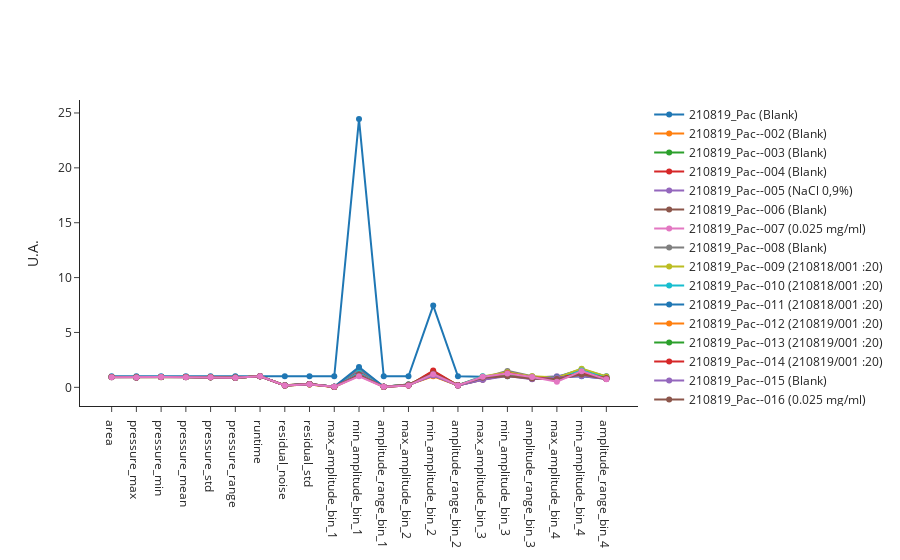

Notebook code cell kept with this figure:
### Code cell
fig_test = eng.analyses.plot_features(indices = test_indices)
fig_test.update_layout(showlegend=False)
# for trace in fig_text.data:
#     trace.line.color = "black"
fig_test.write_image("dev/figures/fig_test_features.png", width=1100, height= 350, scale = 3)
fig_test.update_layout(showlegend=True)
fig_test.show()

### Figure 1 — Plotly figure (JSON) as saved in the notebook; plotly's stock layout.template omitted (floating-point values rounded to 4 significant figures)
{"data": [{"hovertemplate": "<b>index: </b>116<br><b>name: </b>210819_Pac<br><b>path: </b>C:/Users/Sandeep/Desktop/ExtractedSignals\\210819_Pac 2021-08-19 15-50-49\\210819_Pac.D<br><b>batch: </b>210819_Pac 2021-08-19 15-50-49<br><b>batch_position: </b>1<br><b>idle_time: </b>163.0<br><b>sample: </b>Blank<br><b>method: </b>SAA_411_Pac.M<br><b>timestamp: </b>2021-08-19 15:50:54<br><b>detector: </b>G1315C<br><b>pump: </b>G7116B<br><b>start_time: </b>2021-08-19 15:53:24<br><b>end_time: </b>2021-08-19 15:57:24<br><b>runtime: </b>239.7000000000036<br><b>x: </b>%{x}<br><b>y: </b>%{y}<extra></extra>", "mode": "markers+lines", "name": "210819_Pac (Blank)", "text": "<b>index: </b>116<br><b>name: </b>210819_Pac<br><b>path: </b>C:/Users/Sandeep/Desktop/ExtractedSignals\\210819_Pac 2021-08-19 15-50-49\\210819_Pac.D<br><b>batch: </b>210819_Pac 2021-08-19 15-50-49<br><b>batch_position: </b>1<br><b>idle_time: </b>163.0<br><b>sample: </b>Blank<br><b>method: </b>SAA_411_Pac.M<br><b>timestamp: </b>2021-08-19 15:50:54<br><b>detector: </b>G1315C<br><b>pump: </b>G7116B<br><b>start_time: </b>2021-08-19 15:53:24<br><b>end_time: </b>2021-08-19 15:57:24<br><b>runtime: </b>239.7000000000036", "type": "scatter", "x": ["area", "pressure_max", "pressure_min", "pressure_mean", "pressure_std", "pressure_range", "runtime", "residual_noise", "residual_std", "max_amplitude_bin_1", "min_amplitude_bin_1", "amplitude_range_bin_1", "max_amplitude_bin_2", "min_amplitude_bin_2", "amplitude_range_bin_2", "max_amplitude_bin_3", "min_amplitude_bin_3", "amplitude_range_bin_3", "max_amplitude_bin_4", "min_amplitude_bin_4", "amplitude_range_bin_4"], "y": [1, 1, 1, 1, 1, 1, 1, 1, 1, 1, 24.45, 1, 1, 7.446, 1, 0.9564, 1.289, 0.9522, 0.9397, 1.651, 1]}, {"hovertemplate": "<b>index: </b>117<br><b>name: </b>210819_Pac--002<br><b>path: </b>C:/Users/Sandeep/Desktop/ExtractedSignals\\210819_Pac 2021-08-19 15-50-49\\210819_Pac--002.D<br><b>batch: </b>210819_Pac 2021-08-19 15-50-49<br><b>batch_position: </b>2<br><b>idle_time: </b>39.0<br><b>sample: </b>Blank<br><b>method: </b>SAA_411_Pac.M<br><b>timestamp: </b>2021-08-19 15:57:29<br><b>detector: </b>G1315C<br><b>pump: </b>G7110B<br><b>start_time: </b>2021-08-19 15:58:03<br><b>end_time: </b>2021-08-19 16:02:04<br><b>runtime: </b>239.7000000000036<br><b>x: </b>%{x}<br><b>y: </b>%{y}<extra></extra>", "mode": "markers+lines", "name": "210819_Pac--002 (Blank)", "text": "<b>index: </b>117<br><b>name: </b>210819_Pac--002<br><b>path: </b>C:/Users/Sandeep/Desktop/ExtractedSignals\\210819_Pac 2021-08-19 15-50-49\\210819_Pac--002.D<br><b>batch: </b>210819_Pac 2021-08-19 15-50-49<br><b>batch_position: </b>2<br><b>idle_time: </b>39.0<br><b>sample: </b>Blank<br><b>method: </b>SAA_411_Pac.M<br><b>timestamp: </b>2021-08-19 15:57:29<br><b>detector: </b>G1315C<br><b>pump: </b>G7110B<br><b>start_time: </b>2021-08-19 15:58:03<br><b>end_time: </b>2021-08-19 16:02:04<br><b>runtime: </b>239.7000000000036", "type": "scatter", "x": ["area", "pressure_max", "pressure_min", "pressure_mean", "pressure_std", "pressure_range", "runtime", "residual_noise", "residual_std", "max_amplitude_bin_1", "min_amplitude_bin_1", "amplitude_range_bin_1", "max_amplitude_bin_2", "min_amplitude_bin_2", "amplitude_range_bin_2", "max_amplitude_bin_3", "min_amplitude_bin_3", "amplitude_range_bin_3", "max_amplitude_bin_4", "min_amplitude_bin_4", "amplitude_range_bin_4"], "y": [0.9421, 0.918, 0.9395, 0.942, 0.9479, 0.8977, 1, 0.1798, 0.299, 0.0423, 1.175, 0.04541, 0.2339, 1.253, 0.1933, 0.8814, 1.345, 0.9408, 0.8596, 1.267, 0.8347]}, {"hovertemplate": "<b>index: </b>118<br><b>name: </b>210819_Pac--003<br><b>path: </b>C:/Users/Sandeep/Desktop/ExtractedSignals\\210819_Pac 2021-08-19 15-50-49\\210819_Pac--003.D<br><b>batch: </b>210819_Pac 2021-08-19 15-50-49<br><b>batch_position: </b>3<br><b>idle_time: </b>39.0<br><b>sample: </b>Blank<br><b>method: </b>SAA_411_Pac.M<br><b>timestamp: </b>2021-08-19 16:02:09<br><b>detector: </b>G1315C<br><b>pump: </b>G7110B<br><b>start_time: </b>2021-08-19 16:02:43<br><b>end_time: </b>2021-08-19 16:06:43<br><b>runtime: </b>239.7000000000036<br><b>x: </b>%{x}<br><b>y: </b>%{y}<extra></extra>", "mode": "markers+lines", "name": "210819_Pac--003 (Blank)", "text": "<b>index: </b>118<br><b>name: </b>210819_Pac--003<br><b>path: </b>C:/Users/Sandeep/Desktop/ExtractedSignals\\210819_Pac 2021-08-19 15-50-49\\210819_Pac--003.D<br><b>batch: </b>210819_Pac 2021-08-19 15-50-49<br><b>batch_position: </b>3<br><b>idle_time: </b>39.0<br><b>sample: </b>Blank<br><b>method: </b>SAA_411_Pac.M<br><b>timestamp: </b>2021-08-19 16:02:09<br><b>detector: </b>G1315C<br><b>pump: </b>G7110B<br><b>start_time: </b>2021-08-19 16:02:43<br><b>end_time: </b>2021-08-19 16:06:43<br><b>runtime: </b>239.7000000000036", "type": "scatter", "x": ["area", "pressure_max", "pressure_min", "pressure_mean", "pressure_std", "pressure_range", "runtime", "residual_noise", "residual_std", "max_amplitude_bin_1", "min_amplitude_bin_1", "amplitude_range_bin_1", "max_amplitude_bin_2", "min_amplitude_bin_2", "amplitude_range_bin_2", "max_amplitude_bin_3", "min_amplitude_bin_3", "amplitude_range_bin_3", "max_amplitude_bin_4", "min_amplitude_bin_4", "amplitude_range_bin_4"], "y": [0.9329, 0.9039, 0.9395, 0.9328, 0.9252, 0.8702, 1, 0.1827, 0.2976, 0.05097, 1.311, 0.05241, 0.2415, 1.076, 0.1814, 0.8852, 1.071, 0.8319, 0.7619, 1.465, 0.8521]}, {"hovertemplate": "<b>index: </b>119<br><b>name: </b>210819_Pac--004<br><b>path: </b>C:/Users/Sandeep/Desktop/ExtractedSignals\\210819_Pac 2021-08-19 15-50-49\\210819_Pac--004.D<br><b>batch: </b>210819_Pac 2021-08-19 15-50-49<br><b>batch_position: </b>4<br><b>idle_time: </b>39.0<br><b>sample: </b>Blank<br><b>method: </b>SAA_411_Pac.M<br><b>timestamp: </b>2021-08-19 16:06:48<br><b>detector: </b>G7110B<br><b>pump: </b>G7110B<br><b>start_time: </b>2021-08-19 16:07:22<br><b>end_time: </b>2021-08-19 16:11:23<br><b>runtime: </b>239.7000000000036<br><b>x: </b>%{x}<br><b>y: </b>%{y}<extra></extra>", "mode": "markers+lines", "name": "210819_Pac--004 (Blank)", "text": "<b>index: </b>119<br><b>name: </b>210819_Pac--004<br><b>path: </b>C:/Users/Sandeep/Desktop/ExtractedSignals\\210819_Pac 2021-08-19 15-50-49\\210819_Pac--004.D<br><b>batch: </b>210819_Pac 2021-08-19 15-50-49<br><b>batch_position: </b>4<br><b>idle_time: </b>39.0<br><b>sample: </b>Blank<br><b>method: </b>SAA_411_Pac.M<br><b>timestamp: </b>2021-08-19 16:06:48<br><b>detector: </b>G7110B<br><b>pump: </b>G7110B<br><b>start_time: </b>2021-08-19 16:07:22<br><b>end_time: </b>2021-08-19 16:11:23<br><b>runtime: </b>239.7000000000036", "type": "scatter", "x": ["area", "pressure_max", "pressure_min", "pressure_mean", "pressure_std", "pressure_range", "runtime", "residual_noise", "residual_std", "max_amplitude_bin_1", "min_amplitude_bin_1", "amplitude_range_bin_1", "max_amplitude_bin_2", "min_amplitude_bin_2", "amplitude_range_bin_2", "max_amplitude_bin_3", "min_amplitude_bin_3", "amplitude_range_bin_3", "max_amplitude_bin_4", "min_amplitude_bin_4", "amplitude_range_bin_4"], "y": [0.9311, 0.9016, 0.9395, 0.931, 0.921, 0.8656, 1, 0.184, 0.3089, 0.05376, 1.432, 0.05636, 0.1738, 1.309, 0.1751, 0.6815, 1.11, 0.756, 0.9193, 1.087, 0.8049]}, {"hovertemplate": "<b>index: </b>120<br><b>name: </b>210819_Pac--005<br><b>path: </b>C:/Users/Sandeep/Desktop/ExtractedSignals\\210819_Pac 2021-08-19 15-50-49\\210819_Pac--005.D<br><b>batch: </b>210819_Pac 2021-08-19 15-50-49<br><b>batch_position: </b>5<br><b>idle_time: </b>38.0<br><b>sample: </b>NaCl 0,9%<br><b>method: </b>SAA_411_Pac.M<br><b>timestamp: </b>2021-08-19 16:11:28<br><b>detector: </b>G1315C<br><b>pump: </b>G7110B<br><b>start_time: </b>2021-08-19 16:12:01<br><b>end_time: </b>2021-08-19 16:16:02<br><b>runtime: </b>239.7000000000036<br><b>x: </b>%{x}<br><b>y: </b>%{y}<extra></extra>", "mode": "markers+lines", "name": "210819_Pac--005 (NaCl 0,9%)", "text": "<b>index: </b>120<br><b>name: </b>210819_Pac--005<br><b>path: </b>C:/Users/Sandeep/Desktop/ExtractedSignals\\210819_Pac 2021-08-19 15-50-49\\210819_Pac--005.D<br><b>batch: </b>210819_Pac 2021-08-19 15-50-49<br><b>batch_position: </b>5<br><b>idle_time: </b>38.0<br><b>sample: </b>NaCl 0,9%<br><b>method: </b>SAA_411_Pac.M<br><b>timestamp: </b>2021-08-19 16:11:28<br><b>detector: </b>G1315C<br><b>pump: </b>G7110B<br><b>start_time: </b>2021-08-19 16:12:01<br><b>end_time: </b>2021-08-19 16:16:02<br><b>runtime: </b>239.7000000000036", "type": "scatter", "x": ["area", "pressure_max", "pressure_min", "pressure_mean", "pressure_std", "pressure_range", "runtime", "residual_noise", "residual_std", "max_amplitude_bin_1", "min_amplitude_bin_1", "amplitude_range_bin_1", "max_amplitude_bin_2", "min_amplitude_bin_2", "amplitude_range_bin_2", "max_amplitude_bin_3", "min_amplitude_bin_3", "amplitude_range_bin_3", "max_amplitude_bin_4", "min_amplitude_bin_4", "amplitude_range_bin_4"], "y": [0.9304, 0.9056, 0.9279, 0.9303, 0.9224, 0.8844, 1, 0.1782, 0.2778, 0.06272, 1.541, 0.06288, 0.1748, 1.247, 0.1702, 0.8313, 1.248, 0.8791, 1, 1.293, 0.912]}, {"hovertemplate": "<b>index: </b>121<br><b>name: </b>210819_Pac--006<br><b>path: </b>C:/Users/Sandeep/Desktop/ExtractedSignals\\210819_Pac 2021-08-19 15-50-49\\210819_Pac--006.D<br><b>batch: </b>210819_Pac 2021-08-19 15-50-49<br><b>batch_position: </b>6<br><b>idle_time: </b>38.0<br><b>sample: </b>Blank<br><b>method: </b>SAA_411_Pac.M<br><b>timestamp: </b>2021-08-19 16:16:06<br><b>detector: </b>G1315C<br><b>pump: </b>G7110B<br><b>start_time: </b>2021-08-19 16:16:40<br><b>end_time: </b>2021-08-19 16:20:40<br><b>runtime: </b>239.7000000000036<br><b>x: </b>%{x}<br><b>y: </b>%{y}<extra></extra>", "mode": "markers+lines", "name": "210819_Pac--006 (Blank)", "text": "<b>index: </b>121<br><b>name: </b>210819_Pac--006<br><b>path: </b>C:/Users/Sandeep/Desktop/ExtractedSignals\\210819_Pac 2021-08-19 15-50-49\\210819_Pac--006.D<br><b>batch: </b>210819_Pac 2021-08-19 15-50-49<br><b>batch_position: </b>6<br><b>idle_time: </b>38.0<br><b>sample: </b>Blank<br><b>method: </b>SAA_411_Pac.M<br><b>timestamp: </b>2021-08-19 16:16:06<br><b>detector: </b>G1315C<br><b>pump: </b>G7110B<br><b>start_time: </b>2021-08-19 16:16:40<br><b>end_time: </b>2021-08-19 16:20:40<br><b>runtime: </b>239.7000000000036", "type": "scatter", "x": ["area", "pressure_max", "pressure_min", "pressure_mean", "pressure_std", "pressure_range", "runtime", "residual_noise", "residual_std", "max_amplitude_bin_1", "min_amplitude_bin_1", "amplitude_range_bin_1", "max_amplitude_bin_2", "min_amplitude_bin_2", "amplitude_range_bin_2", "max_amplitude_bin_3", "min_amplitude_bin_3", "amplitude_range_bin_3", "max_amplitude_bin_4", "min_amplitude_bin_4", "amplitude_range_bin_4"], "y": [0.9297, 0.9002, 0.9326, 0.9296, 0.9169, 0.8694, 1, 0.1794, 0.2903, 0.04189, 1.379, 0.04975, 0.2537, 1.084, 0.1868, 0.9, 1.188, 0.8859, 0.8226, 1.342, 0.8413]}, {"hovertemplate": "<b>index: </b>122<br><b>name: </b>210819_Pac--007<br><b>path: </b>C:/Users/Sandeep/Desktop/ExtractedSignals\\210819_Pac 2021-08-19 15-50-49\\210819_Pac--007.D<br><b>batch: </b>210819_Pac 2021-08-19 15-50-49<br><b>batch_position: </b>7<br><b>idle_time: </b>39.0<br><b>sample: </b>0.025 mg/ml<br><b>method: </b>SAA_411_Pac.M<br><b>timestamp: </b>2021-08-19 16:20:45<br><b>detector: </b>G1315C<br><b>pump: </b>G7110B<br><b>start_time: </b>2021-08-19 16:21:19<br><b>end_time: </b>2021-08-19 16:25:19<br><b>runtime: </b>239.7000000000036<br><b>x: </b>%{x}<br><b>y: </b>%{y}<extra></extra>", "mode": "markers+lines", "name": "210819_Pac--007 (0.025 mg/ml)", "text": "<b>index: </b>122<br><b>name: </b>210819_Pac--007<br><b>path: </b>C:/Users/Sandeep/Desktop/ExtractedSignals\\210819_Pac 2021-08-19 15-50-49\\210819_Pac--007.D<br><b>batch: </b>210819_Pac 2021-08-19 15-50-49<br><b>batch_position: </b>7<br><b>idle_time: </b>39.0<br><b>sample: </b>0.025 mg/ml<br><b>method: </b>SAA_411_Pac.M<br><b>timestamp: </b>2021-08-19 16:20:45<br><b>detector: </b>G1315C<br><b>pump: </b>G7110B<br><b>start_time: </b>2021-08-19 16:21:19<br><b>end_time: </b>2021-08-19 16:25:19<br><b>runtime: </b>239.7000000000036", "type": "scatter", "x": ["area", "pressure_max", "pressure_min", "pressure_mean", "pressure_std", "pressure_range", "runtime", "residual_noise", "residual_std", "max_amplitude_bin_1", "min_amplitude_bin_1", "amplitude_range_bin_1", "max_amplitude_bin_2", "min_amplitude_bin_2", "amplitude_range_bin_2", "max_amplitude_bin_3", "min_amplitude_bin_3", "amplitude_range_bin_3", "max_amplitude_bin_4", "min_amplitude_bin_4", "amplitude_range_bin_4"], "y": [0.9306, 0.9039, 0.9345, 0.9305, 0.9241, 0.8749, 1, 0.1684, 0.2679, 0.0441, 1.274, 0.04843, 0.2214, 1.314, 0.1936, 0.8309, 1.197, 0.8585, 0.7258, 1.364, 0.8015]}, {"hovertemplate": "<b>index: </b>123<br><b>name: </b>210819_Pac--008<br><b>path: </b>C:/Users/Sandeep/Desktop/ExtractedSignals\\210819_Pac 2021-08-19 15-50-49\\210819_Pac--008.D<br><b>batch: </b>210819_Pac 2021-08-19 15-50-49<br><b>batch_position: </b>8<br><b>idle_time: </b>39.0<br><b>sample: </b>Blank<br><b>method: </b>SAA_411_Pac.M<br><b>timestamp: </b>2021-08-19 16:25:24<br><b>detector: </b>G7110B<br><b>pump: </b>G7110B<br><b>start_time: </b>2021-08-19 16:25:58<br><b>end_time: </b>2021-08-19 16:29:58<br><b>runtime: </b>239.7000000000036<br><b>x: </b>%{x}<br><b>y: </b>%{y}<extra></extra>", "mode": "markers+lines", "name": "210819_Pac--008 (Blank)", "text": "<b>index: </b>123<br><b>name: </b>210819_Pac--008<br><b>path: </b>C:/Users/Sandeep/Desktop/ExtractedSignals\\210819_Pac 2021-08-19 15-50-49\\210819_Pac--008.D<br><b>batch: </b>210819_Pac 2021-08-19 15-50-49<br><b>batch_position: </b>8<br><b>idle_time: </b>39.0<br><b>sample: </b>Blank<br><b>method: </b>SAA_411_Pac.M<br><b>timestamp: </b>2021-08-19 16:25:24<br><b>detector: </b>G7110B<br><b>pump: </b>G7110B<br><b>start_time: </b>2021-08-19 16:25:58<br><b>end_time: </b>2021-08-19 16:29:58<br><b>runtime: </b>239.7000000000036", "type": "scatter", "x": ["area", "pressure_max", "pressure_min", "pressure_mean", "pressure_std", "pressure_range", "runtime", "residual_noise", "residual_std", "max_amplitude_bin_1", "min_amplitude_bin_1", "amplitude_range_bin_1", "max_amplitude_bin_2", "min_amplitude_bin_2", "amplitude_range_bin_2", "max_amplitude_bin_3", "min_amplitude_bin_3", "amplitude_range_bin_3", "max_amplitude_bin_4", "min_amplitude_bin_4", "amplitude_range_bin_4"], "y": [0.9287, 0.8993, 0.9326, 0.9286, 0.9182, 0.8677, 1, 0.174, 0.2691, 0.05529, 1.711, 0.06323, 0.2568, 1.139, 0.1925, 0.8741, 1.499, 1, 0.7072, 1.399, 0.8038]}, {"hovertemplate": "<b>index: </b>124<br><b>name: </b>210819_Pac--009<br><b>path: </b>C:/Users/Sandeep/Desktop/ExtractedSignals\\210819_Pac 2021-08-19 15-50-49\\210819_Pac--009.D<br><b>batch: </b>210819_Pac 2021-08-19 15-50-49<br><b>batch_position: </b>9<br><b>idle_time: </b>39.0<br><b>sample: </b>210818/001 :20<br><b>method: </b>SAA_411_Pac.M<br><b>timestamp: </b>2021-08-19 16:30:03<br><b>detector: </b>G1315C<br><b>pump: </b>G7110B<br><b>start_time: </b>2021-08-19 16:30:37<br><b>end_time: </b>2021-08-19 16:34:37<br><b>runtime: </b>239.7000000000036<br><b>x: </b>%{x}<br><b>y: </b>%{y}<extra></extra>", "mode": "markers+lines", "name": "210819_Pac--009 (210818/001 :20)", "text": "<b>index: </b>124<br><b>name: </b>210819_Pac--009<br><b>path: </b>C:/Users/Sandeep/Desktop/ExtractedSignals\\210819_Pac 2021-08-19 15-50-49\\210819_Pac--009.D<br><b>batch: </b>210819_Pac 2021-08-19 15-50-49<br><b>batch_position: </b>9<br><b>idle_time: </b>39.0<br><b>sample: </b>210818/001 :20<br><b>method: </b>SAA_411_Pac.M<br><b>timestamp: </b>2021-08-19 16:30:03<br><b>detector: </b>G1315C<br><b>pump: </b>G7110B<br><b>start_time: </b>2021-08-19 16:30:37<br><b>end_time: </b>2021-08-19 16:34:37<br><b>runtime: </b>239.7000000000036", "type": "scatter", "x": ["area", "pressure_max", "pressure_min", "pressure_mean", "pressure_std", "pressure_range", "runtime", "residual_noise", "residual_std", "max_amplitude_bin_1", "min_amplitude_bin_1", "amplitude_range_bin_1", "max_amplitude_bin_2", "min_amplitude_bin_2", "amplitude_range_bin_2", "max_amplitude_bin_3", "min_amplitude_bin_3", "amplitude_range_bin_3", "max_amplitude_bin_4", "min_amplitude_bin_4", "amplitude_range_bin_4"], "y": [0.9299, 0.9039, 0.9279, 0.9299, 0.9238, 0.8812, 1, 0.1742, 0.2643, 0.03808, 1.166, 0.04328, 0.2189, 1.309, 0.1923, 0.9853, 1.372, 0.9986, 0.8869, 1.702, 0.9908]}, {"hovertemplate": "<b>index: </b>125<br><b>name: </b>210819_Pac--010<br><b>path: </b>C:/Users/Sandeep/Desktop/ExtractedSignals\\210819_Pac 2021-08-19 15-50-49\\210819_Pac--010.D<br><b>batch: </b>210819_Pac 2021-08-19 15-50-49<br><b>batch_position: </b>10<br><b>idle_time: </b>39.0<br><b>sample: </b>210818/001 :20<br><b>method: </b>SAA_411_Pac.M<br><b>timestamp: </b>2021-08-19 16:34:42<br><b>detector: </b>G7110B<br><b>pump: </b>G7110B<br><b>start_time: </b>2021-08-19 16:35:16<br><b>end_time: </b>2021-08-19 16:39:17<br><b>runtime: </b>239.7000000000036<br><b>x: </b>%{x}<br><b>y: </b>%{y}<extra></extra>", "mode": "markers+lines", "name": "210819_Pac--010 (210818/001 :20)", "text": "<b>index: </b>125<br><b>name: </b>210819_Pac--010<br><b>path: </b>C:/Users/Sandeep/Desktop/ExtractedSignals\\210819_Pac 2021-08-19 15-50-49\\210819_Pac--010.D<br><b>batch: </b>210819_Pac 2021-08-19 15-50-49<br><b>batch_position: </b>10<br><b>idle_time: </b>39.0<br><b>sample: </b>210818/001 :20<br><b>method: </b>SAA_411_Pac.M<br><b>timestamp: </b>2021-08-19 16:34:42<br><b>detector: </b>G7110B<br><b>pump: </b>G7110B<br><b>start_time: </b>2021-08-19 16:35:16<br><b>end_time: </b>2021-08-19 16:39:17<br><b>runtime: </b>239.7000000000036", "type": "scatter", "x": ["area", "pressure_max", "pressure_min", "pressure_mean", "pressure_std", "pressure_range", "runtime", "residual_noise", "residual_std", "max_amplitude_bin_1", "min_amplitude_bin_1", "amplitude_range_bin_1", "max_amplitude_bin_2", "min_amplitude_bin_2", "amplitude_range_bin_2", "max_amplitude_bin_3", "min_amplitude_bin_3", "amplitude_range_bin_3", "max_amplitude_bin_4", "min_amplitude_bin_4", "amplitude_range_bin_4"], "y": [0.9299, 0.9016, 0.9395, 0.9298, 0.9227, 0.8656, 1, 0.1794, 0.2755, 0.04491, 1.322, 0.04986, 0.2543, 1.065, 0.1854, 1, 1, 0.8546, 0.7294, 1.536, 0.8598]}, {"hovertemplate": "<b>index: </b>126<br><b>name: </b>210819_Pac--011<br><b>path: </b>C:/Users/Sandeep/Desktop/ExtractedSignals\\210819_Pac 2021-08-19 15-50-49\\210819_Pac--011.D<br><b>batch: </b>210819_Pac 2021-08-19 15-50-49<br><b>batch_position: </b>11<br><b>idle_time: </b>39.0<br><b>sample: </b>210818/001 :20<br><b>method: </b>SAA_411_Pac.M<br><b>timestamp: </b>2021-08-19 16:39:22<br><b>detector: </b>G1315C<br><b>pump: </b>G7110B<br><b>start_time: </b>2021-08-19 16:39:56<br><b>end_time: </b>2021-08-19 16:43:56<br><b>runtime: </b>239.7000000000036<br><b>x: </b>%{x}<br><b>y: </b>%{y}<extra></extra>", "mode": "markers+lines", "name": "210819_Pac--011 (210818/001 :20)", "text": "<b>index: </b>126<br><b>name: </b>210819_Pac--011<br><b>path: </b>C:/Users/Sandeep/Desktop/ExtractedSignals\\210819_Pac 2021-08-19 15-50-49\\210819_Pac--011.D<br><b>batch: </b>210819_Pac 2021-08-19 15-50-49<br><b>batch_position: </b>11<br><b>idle_time: </b>39.0<br><b>sample: </b>210818/001 :20<br><b>method: </b>SAA_411_Pac.M<br><b>timestamp: </b>2021-08-19 16:39:22<br><b>detector: </b>G1315C<br><b>pump: </b>G7110B<br><b>start_time: </b>2021-08-19 16:39:56<br><b>end_time: </b>2021-08-19 16:43:56<br><b>runtime: </b>239.7000000000036", "type": "scatter", "x": ["area", "pressure_max", "pressure_min", "pressure_mean", "pressure_std", "pressure_range", "runtime", "residual_noise", "residual_std", "max_amplitude_bin_1", "min_amplitude_bin_1", "amplitude_range_bin_1", "max_amplitude_bin_2", "min_amplitude_bin_2", "amplitude_range_bin_2", "max_amplitude_bin_3", "min_amplitude_bin_3", "amplitude_range_bin_3", "max_amplitude_bin_4", "min_amplitude_bin_4", "amplitude_range_bin_4"], "y": [0.9301, 0.9002, 0.9374, 0.93, 0.9219, 0.8649, 1, 0.1766, 0.2923, 0.04269, 1.851, 0.06054, 0.1892, 1.198, 0.1717, 0.7109, 1.149, 0.7848, 0.9165, 1, 0.7749]}, {"hovertemplate": "<b>index: </b>127<br><b>name: </b>210819_Pac--012<br><b>path: </b>C:/Users/Sandeep/Desktop/ExtractedSignals\\210819_Pac 2021-08-19 15-50-49\\210819_Pac--012.D<br><b>batch: </b>210819_Pac 2021-08-19 15-50-49<br><b>batch_position: </b>12<br><b>idle_time: </b>39.0<br><b>sample: </b>210819/001 :20<br><b>method: </b>SAA_411_Pac.M<br><b>timestamp: </b>2021-08-19 16:44:01<br><b>detector: </b>G7110B<br><b>pump: </b>G7110B<br><b>start_time: </b>2021-08-19 16:44:35<br><b>end_time: </b>2021-08-19 16:48:35<br><b>runtime: </b>239.7000000000036<br><b>x: </b>%{x}<br><b>y: </b>%{y}<extra></extra>", "mode": "markers+lines", "name": "210819_Pac--012 (210819/001 :20)", "text": "<b>index: </b>127<br><b>name: </b>210819_Pac--012<br><b>path: </b>C:/Users/Sandeep/Desktop/ExtractedSignals\\210819_Pac 2021-08-19 15-50-49\\210819_Pac--012.D<br><b>batch: </b>210819_Pac 2021-08-19 15-50-49<br><b>batch_position: </b>12<br><b>idle_time: </b>39.0<br><b>sample: </b>210819/001 :20<br><b>method: </b>SAA_411_Pac.M<br><b>timestamp: </b>2021-08-19 16:44:01<br><b>detector: </b>G7110B<br><b>pump: </b>G7110B<br><b>start_time: </b>2021-08-19 16:44:35<br><b>end_time: </b>2021-08-19 16:48:35<br><b>runtime: </b>239.7000000000036", "type": "scatter", "x": ["area", "pressure_max", "pressure_min", "pressure_mean", "pressure_std", "pressure_range", "runtime", "residual_noise", "residual_std", "max_amplitude_bin_1", "min_amplitude_bin_1", "amplitude_range_bin_1", "max_amplitude_bin_2", "min_amplitude_bin_2", "amplitude_range_bin_2", "max_amplitude_bin_3", "min_amplitude_bin_3", "amplitude_range_bin_3", "max_amplitude_bin_4", "min_amplitude_bin_4", "amplitude_range_bin_4"], "y": [0.9303, 0.9039, 0.936, 0.9303, 0.9227, 0.8734, 1, 0.1654, 0.2629, 0.03445, 1.067, 0.03942, 0.2266, 1, 0.1695, 0.8167, 1.107, 0.8154, 0.8121, 1.258, 0.8087]}, {"hovertemplate": "<b>index: </b>128<br><b>name: </b>210819_Pac--013<br><b>path: </b>C:/Users/Sandeep/Desktop/ExtractedSignals\\210819_Pac 2021-08-19 15-50-49\\210819_Pac--013.D<br><b>batch: </b>210819_Pac 2021-08-19 15-50-49<br><b>batch_position: </b>13<br><b>idle_time: </b>39.0<br><b>sample: </b>210819/001 :20<br><b>method: </b>SAA_411_Pac.M<br><b>timestamp: </b>2021-08-19 16:48:40<br><b>detector: </b>G7110B<br><b>pump: </b>G7110B<br><b>start_time: </b>2021-08-19 16:49:14<br><b>end_time: </b>2021-08-19 16:53:14<br><b>runtime: </b>239.7000000000036<br><b>x: </b>%{x}<br><b>y: </b>%{y}<extra></extra>", "mode": "markers+lines", "name": "210819_Pac--013 (210819/001 :20)", "text": "<b>index: </b>128<br><b>name: </b>210819_Pac--013<br><b>path: </b>C:/Users/Sandeep/Desktop/ExtractedSignals\\210819_Pac 2021-08-19 15-50-49\\210819_Pac--013.D<br><b>batch: </b>210819_Pac 2021-08-19 15-50-49<br><b>batch_position: </b>13<br><b>idle_time: </b>39.0<br><b>sample: </b>210819/001 :20<br><b>method: </b>SAA_411_Pac.M<br><b>timestamp: </b>2021-08-19 16:48:40<br><b>detector: </b>G7110B<br><b>pump: </b>G7110B<br><b>start_time: </b>2021-08-19 16:49:14<br><b>end_time: </b>2021-08-19 16:53:14<br><b>runtime: </b>239.7000000000036", "type": "scatter", "x": ["area", "pressure_max", "pressure_min", "pressure_mean", "pressure_std", "pressure_range", "runtime", "residual_noise", "residual_std", "max_amplitude_bin_1", "min_amplitude_bin_1", "amplitude_range_bin_1", "max_amplitude_bin_2", "min_amplitude_bin_2", "amplitude_range_bin_2", "max_amplitude_bin_3", "min_amplitude_bin_3", "amplitude_range_bin_3", "max_amplitude_bin_4", "min_amplitude_bin_4", "amplitude_range_bin_4"], "y": [0.9311, 0.9033, 0.9374, 0.931, 0.9225, 0.8709, 1, 0.1759, 0.2876, 0.05039, 1.179, 0.04921, 0.1614, 1.449, 0.1819, 0.9469, 1.182, 0.9043, 0.7464, 1.377, 0.8158]}, {"hovertemplate": "<b>index: </b>129<br><b>name: </b>210819_Pac--014<br><b>path: </b>C:/Users/Sandeep/Desktop/ExtractedSignals\\210819_Pac 2021-08-19 15-50-49\\210819_Pac--014.D<br><b>batch: </b>210819_Pac 2021-08-19 15-50-49<br><b>batch_position: </b>14<br><b>idle_time: </b>40.0<br><b>sample: </b>210819/001 :20<br><b>method: </b>SAA_411_Pac.M<br><b>timestamp: </b>2021-08-19 16:53:20<br><b>detector: </b>G1315C<br><b>pump: </b>G7110B<br><b>start_time: </b>2021-08-19 16:53:54<br><b>end_time: </b>2021-08-19 16:57:54<br><b>runtime: </b>239.7000000000036<br><b>x: </b>%{x}<br><b>y: </b>%{y}<extra></extra>", "mode": "markers+lines", "name": "210819_Pac--014 (210819/001 :20)", "text": "<b>index: </b>129<br><b>name: </b>210819_Pac--014<br><b>path: </b>C:/Users/Sandeep/Desktop/ExtractedSignals\\210819_Pac 2021-08-19 15-50-49\\210819_Pac--014.D<br><b>batch: </b>210819_Pac 2021-08-19 15-50-49<br><b>batch_position: </b>14<br><b>idle_time: </b>40.0<br><b>sample: </b>210819/001 :20<br><b>method: </b>SAA_411_Pac.M<br><b>timestamp: </b>2021-08-19 16:53:20<br><b>detector: </b>G1315C<br><b>pump: </b>G7110B<br><b>start_time: </b>2021-08-19 16:53:54<br><b>end_time: </b>2021-08-19 16:57:54<br><b>runtime: </b>239.7000000000036", "type": "scatter", "x": ["area", "pressure_max", "pressure_min", "pressure_mean", "pressure_std", "pressure_range", "runtime", "residual_noise", "residual_std", "max_amplitude_bin_1", "min_amplitude_bin_1", "amplitude_range_bin_1", "max_amplitude_bin_2", "min_amplitude_bin_2", "amplitude_range_bin_2", "max_amplitude_bin_3", "min_amplitude_bin_3", "amplitude_range_bin_3", "max_amplitude_bin_4", "min_amplitude_bin_4", "amplitude_range_bin_4"], "y": [0.932, 0.9039, 0.9421, 0.9319, 0.9248, 0.8677, 1, 0.1774, 0.2966, 0.04106, 1.175, 0.04485, 0.1625, 1.526, 0.1887, 0.8071, 1.294, 0.8868, 0.8139, 1.307, 0.8258]}, {"hovertemplate": "<b>index: </b>130<br><b>name: </b>210819_Pac--015<br><b>path: </b>C:/Users/Sandeep/Desktop/ExtractedSignals\\210819_Pac 2021-08-19 15-50-49\\210819_Pac--015.D<br><b>batch: </b>210819_Pac 2021-08-19 15-50-49<br><b>batch_position: </b>15<br><b>idle_time: </b>39.0<br><b>sample: </b>Blank<br><b>method: </b>SAA_411_Pac.M<br><b>timestamp: </b>2021-08-19 16:57:59<br><b>detector: </b>G7110B<br><b>pump: </b>G7110B<br><b>start_time: </b>2021-08-19 16:58:33<br><b>end_time: </b>2021-08-19 17:02:33<br><b>runtime: </b>239.7000000000036<br><b>x: </b>%{x}<br><b>y: </b>%{y}<extra></extra>", "mode": "markers+lines", "name": "210819_Pac--015 (Blank)", "text": "<b>index: </b>130<br><b>name: </b>210819_Pac--015<br><b>path: </b>C:/Users/Sandeep/Desktop/ExtractedSignals\\210819_Pac 2021-08-19 15-50-49\\210819_Pac--015.D<br><b>batch: </b>210819_Pac 2021-08-19 15-50-49<br><b>batch_position: </b>15<br><b>idle_time: </b>39.0<br><b>sample: </b>Blank<br><b>method: </b>SAA_411_Pac.M<br><b>timestamp: </b>2021-08-19 16:57:59<br><b>detector: </b>G7110B<br><b>pump: </b>G7110B<br><b>start_time: </b>2021-08-19 16:58:33<br><b>end_time: </b>2021-08-19 17:02:33<br><b>runtime: </b>239.7000000000036", "type": "scatter", "x": ["area", "pressure_max", "pressure_min", "pressure_mean", "pressure_std", "pressure_range", "runtime", "residual_noise", "residual_std", "max_amplitude_bin_1", "min_amplitude_bin_1", "amplitude_range_bin_1", "max_amplitude_bin_2", "min_amplitude_bin_2", "amplitude_range_bin_2", "max_amplitude_bin_3", "min_amplitude_bin_3", "amplitude_range_bin_3", "max_amplitude_bin_4", "min_amplitude_bin_4", "amplitude_range_bin_4"], "y": [0.93, 0.901, 0.9345, 0.9299, 0.9194, 0.8692, 1, 0.1756, 0.284, 0.04763, 1.175, 0.04786, 0.2173, 1.08, 0.1726, 0.6886, 1.026, 0.7249, 0.8769, 1.04, 0.7687]}, {"hovertemplate": "<b>index: </b>131<br><b>name: </b>210819_Pac--016<br><b>path: </b>C:/Users/Sandeep/Desktop/ExtractedSignals\\210819_Pac 2021-08-19 15-50-49\\210819_Pac--016.D<br><b>batch: </b>210819_Pac 2021-08-19 15-50-49<br><b>batch_position: </b>16<br><b>idle_time: </b>39.0<br><b>sample: </b>0.025 mg/ml<br><b>method: </b>SAA_411_Pac.M<br><b>timestamp: </b>2021-08-19 17:02:38<br><b>detector: </b>G1315C<br><b>pump: </b>G7110B<br><b>start_time: </b>2021-08-19 17:03:12<br><b>end_time: </b>2021-08-19 17:07:12<br><b>runtime: </b>239.7000000000036<br><b>x: </b>%{x}<br><b>y: </b>%{y}<extra></extra>", "mode": "markers+lines", "name": "210819_Pac--016 (0.025 mg/ml)", "text": "<b>index: </b>131<br><b>name: </b>210819_Pac--016<br><b>path: </b>C:/Users/Sandeep/Desktop/ExtractedSignals\\210819_Pac 2021-08-19 15-50-49\\210819_Pac--016.D<br><b>batch: </b>210819_Pac 2021-08-19 15-50-49<br><b>batch_position: </b>16<br><b>idle_time: </b>39.0<br><b>sample: </b>0.025 mg/ml<br><b>method: </b>SAA_411_Pac.M<br><b>timestamp: </b>2021-08-19 17:02:38<br><b>detector: </b>G1315C<br><b>pump: </b>G7110B<br><b>start_time: </b>2021-08-19 17:03:12<br><b>end_time: </b>2021-08-19 17:07:12<br><b>runtime: </b>239.7000000000036", "type": "scatter", "x": ["area", "pressure_max", "pressure_min", "pressure_mean", "pressure_std", "pressure_range", "runtime", "residual_noise", "residual_std", "max_amplitude_bin_1", "min_amplitude_bin_1", "amplitude_range_bin_1", "max_amplitude_bin_2", "min_amplitude_bin_2", "amplitude_range_bin_2", "max_amplitude_bin_3", "min_amplitude_bin_3", "amplitude_range_bin_3", "max_amplitude_bin_4", "min_amplitude_bin_4", "amplitude_range_bin_4"], "y": [0.9307, 0.9039, 0.9374, 0.9306, 0.9219, 0.8722, 1, 0.1727, 0.2935, 0.04019, 1.138, 0.04363, 0.234, 1.268, 0.1946, 0.8801, 1.004, 0.8024, 0.7652, 1.164, 0.7551]}, {"hovertemplate": "<b>index: </b>132<br><b>name: </b>210819_Pac--017<br><b>path: </b>C:/Users/Sandeep/Desktop/ExtractedSignals\\210819_Pac 2021-08-19 15-50-49\\210819_Pac--017.D<br><b>batch: </b>210819_Pac 2021-08-19 15-50-49<br><b>batch_position: </b>17<br><b>idle_time: </b>40.0<br><b>sample: </b>Blank<br><b>method: </b>SAA_411_Pac.M<br><b>timestamp: </b>2021-08-19 17:07:18<br><b>detector: </b>G1315C<br><b>pump: </b>G7110B<br><b>start_time: </b>2021-08-19 17:07:52<br><b>end_time: </b>2021-08-19 17:11:52<br><b>runtime: </b>239.7000000000036<br><b>x: </b>%{x}<br><b>y: </b>%{y}<extra></extra>", "mode": "markers+lines", "name": "210819_Pac--017 (Blank)", "text": "<b>index: </b>132<br><b>name: </b>210819_Pac--017<br><b>path: </b>C:/Users/Sandeep/Desktop/ExtractedSignals\\210819_Pac 2021-08-19 15-50-49\\210819_Pac--017.D<br><b>batch: </b>210819_Pac 2021-08-19 15-50-49<br><b>batch_position: </b>17<br><b>idle_time: </b>40.0<br><b>sample: </b>Blank<br><b>method: </b>SAA_411_Pac.M<br><b>timestamp: </b>2021-08-19 17:07:18<br><b>detector: </b>G1315C<br><b>pump: </b>G7110B<br><b>start_time: </b>2021-08-19 17:07:52<br><b>end_time: </b>2021-08-19 17:11:52<br><b>runtime: </b>239.7000000000036", "type": "scatter", "x": ["area", "pressure_max", "pressure_min", "pressure_mean", "pressure_std", "pressure_range", "runtime", "residual_noise", "residual_std", "max_amplitude_bin_1", "min_amplitude_bin_1", "amplitude_range_bin_1", "max_amplitude_bin_2", "min_amplitude_bin_2", "amplitude_range_bin_2", "max_amplitude_bin_3", "min_amplitude_bin_3", "amplitude_range_bin_3", "max_amplitude_bin_4", "min_amplitude_bin_4", "amplitude_range_bin_4"], "y": [0.9294, 0.8985, 0.9313, 0.9293, 0.9188, 0.8674, 1, 0.1742, 0.2767, 0.04296, 1, 0.04185, 0.1772, 1.197, 0.167, 0.959, 1.251, 0.9379, 0.5014, 1.472, 0.7276]}], "layout": {"showlegend": true, "xaxis": {"title": {}}, "yaxis": {"title": {"text": "U.A."}}}}
